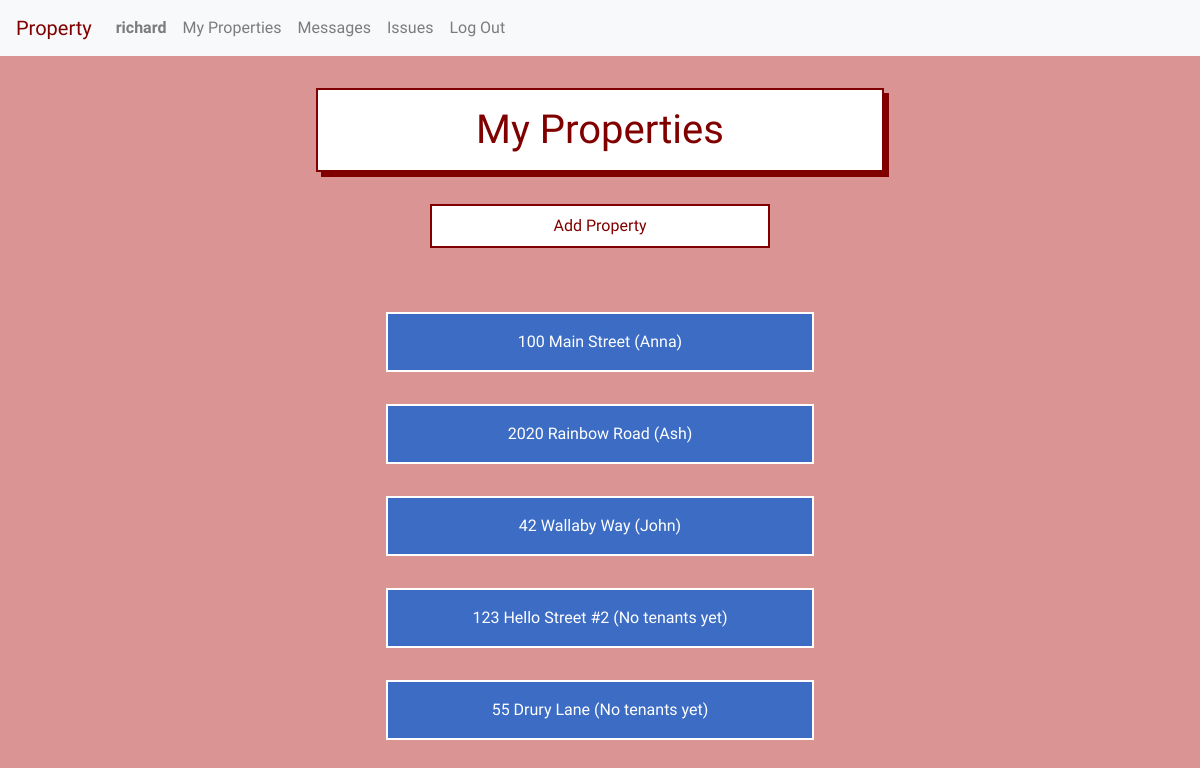
/property/ (signed in), run on an earlier commit of the app's database.
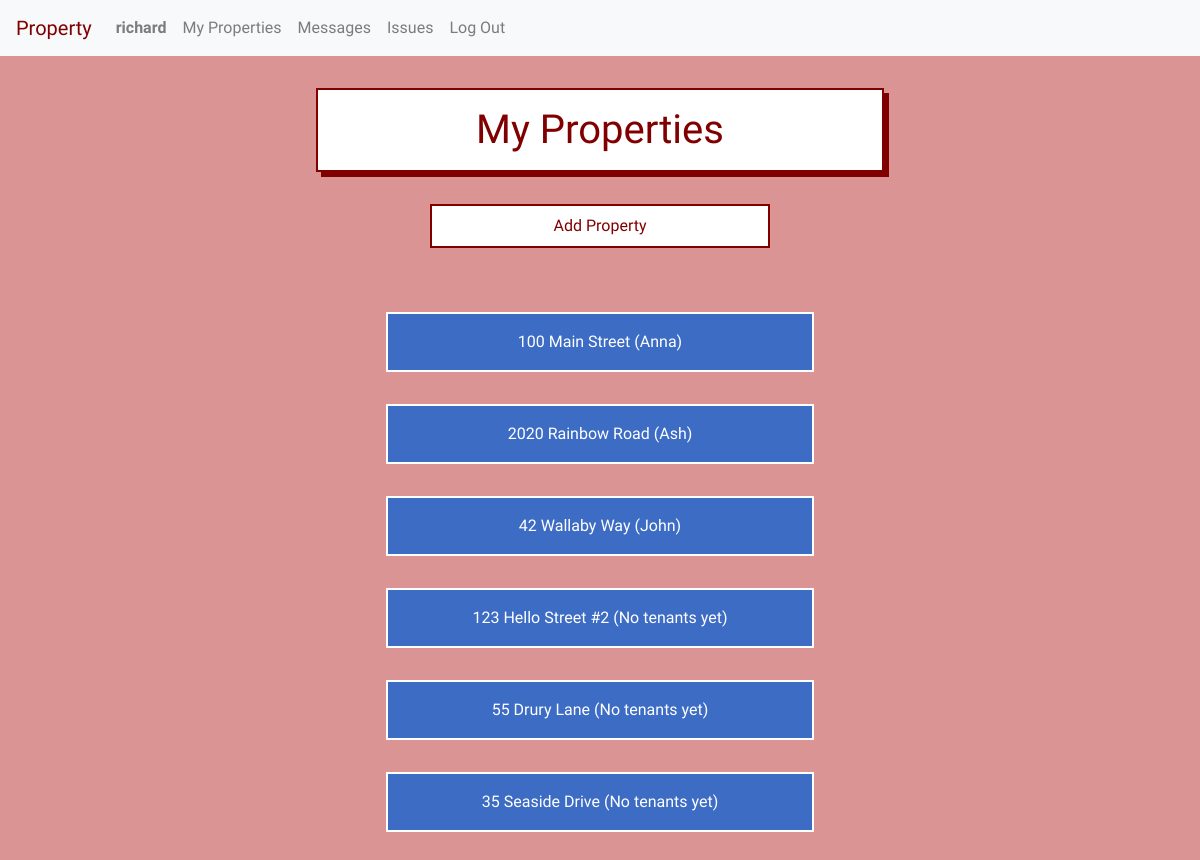
And on a later commit of the database.
### property/models.py (models this page shows, shortened)
class Unit(models.Model):
    manager = models.ForeignKey(User, on_delete=models.CASCADE, related_name="managers")
    tenant = models.ForeignKey(User, on_delete=models.CASCADE, related_name="tenants", blank=True, null=True)
    address = models.CharField(max_length=200)
    image = models.ImageField(blank=True, upload_to='unit_images/')
    lease = models.FileField(blank=True, upload_to='leases/')
    def __str__(self):
        return f"{self.address}"

class User(AbstractUser):
    tenant = models.BooleanField(default=True)
    manager = models.BooleanField(default=False)
    profile_picture = models.ImageField(blank=True, null=True, upload_to='profile_images/')

### property/views.py (the view, shortened to what this page needs)
# urls.py: path("", views.index, name="index"),
def index(request):
    if request.user.is_authenticated:
        if request.user.manager:
            try:
                units = Unit.objects.filter(manager=request.user).order_by('address').order_by('-tenant')
            except ObjectDoesNotExist:
                units = None
            return render(request, 'property/index.html', {
                "units": units,
            })
    else:
        return render(request, 'property/login.html')

### property/templates/property/index.html (shortened to what this page needs)
{% extends "property/layout.html" %}
{% load static %}
{% block body %}
    {% if user.manager %}
        {% if not units %}
            <br><br>
            <p> You have not registered any properties yet. </p>
            <p> Let's get started! </p>
            <div class="add-property-link">
                <a href="{% url 'add_property' %}">Add Property</a>
            </div>
        {% else %}
            <h1>My Properties</h1>
            <a href="{% url 'add_property' %}">
                <div class="add-property-link">
                    Add Property
                </div>
            </a>
            <div class="list-container">
                {% for unit in units %}
                <a href="{% url 'unit' unit.id %}">
                    <div class="listed-item-link">
                        {{unit}} {% if unit.tenant %} ({{unit.tenant.first_name}}) {% else %} (No tenants yet) {% endif %}
                    </div>
                </a>
                {% endfor %}
            </div>
        {% endif %}
    {% endif %}
{% endblock %}

What changed in the data, as far as the page shows it:
added Unit: address "35 Seaside Drive", shows "(No tenants yet)"
